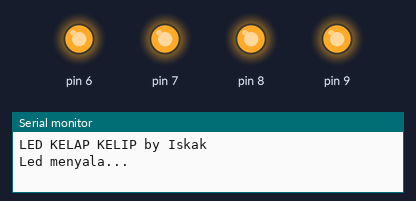
The sketch below on a simulated Arduino Uno, built with avr-gcc and run on an emulated ATmega328P. Parts: output pins drawn as LEDs (lit = HIGH), the last lines printed to the serial monitor.

Above: at 0.2 s.
At 1.7 s:
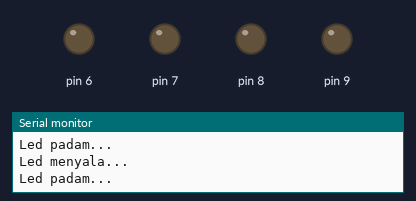
Timing chart, 0 to 3.0 s (numbered marks = the images above):
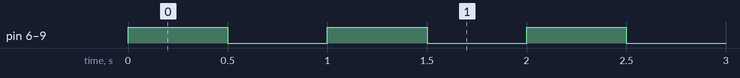

The sketch:

BASIC_I0_SHIELD_-_03_LED_NYALA_BLINK_DELAY_SERIAL.ino
```cpp
void setup() {
  Serial.begin(9600);
  Serial.println("LED KELAP KELIP by Iskak");
  for(int x=6; x<=9; x++)
    pinMode(x, OUTPUT);
}

void loop() {
  for(int x=6; x<=9; x++)
      digitalWrite(x, HIGH);
  Serial.println("Led menyala...");
  delay(500);
  for(int x=6; x<=9; x++)
      digitalWrite(x, LOW);
  Serial.println("Led padam...");
  delay(500);
}
```

Measured:
- by itself, pin 6–9: alternates HIGH for 0.50 s and LOW for 0.50 s
